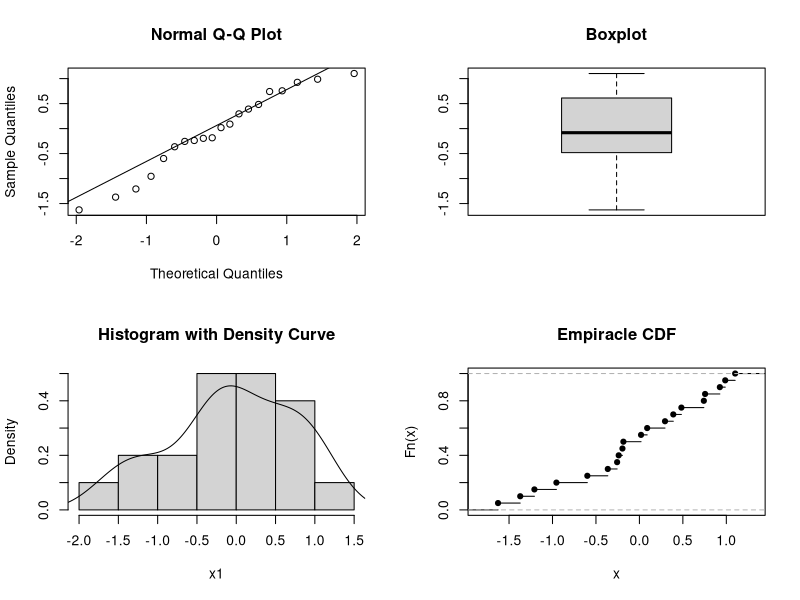
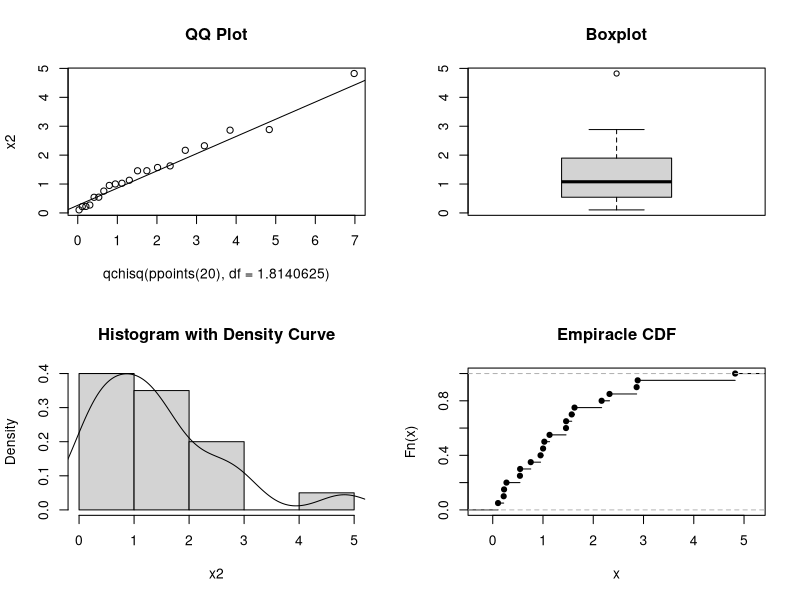
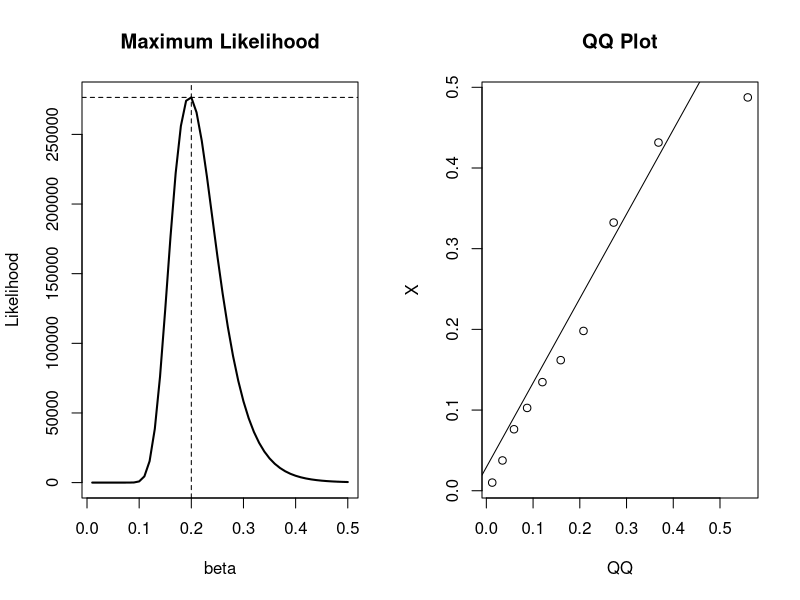

Write R code to recreate these figures, in order.
## ---- chunk 1
library(nortest)
library(MASS)

## Draw some random data
set.seed(10)
x1 = rnorm(20)

## Distribution plots
par(mfrow = c(2, 2))
qqnorm(x1)
qqline(x1)
boxplot(x1, main = "Boxplot")
hist(x1, freq = FALSE, main = "Histogram with Density Curve")
lines(density(x1))
plot(ecdf(x1), main = "Empiracle CDF")

## ---- chunk 2
## Are the data from a normal distribution?
## Shapiro-Wilk Test
shapiro.test(x1)
## Anderson Darling Test
ad.test(x1)
 ## Kolmogorov-Smirnoff Test
ks.test(x1, 'pnorm')

## ---- chunk 3
## Draw some random data
set.seed(10)
x2 = rchisq(n = 20, 2)

## Estimate the DF parameter by maximum likelihood
fitdistr(x = x2, dchisq, start = list(df = 2))

## Input the estimate from MLE
ks.test(x = x2, y = pchisq, df = 1.8140625)

## Distribution plots
par(mfrow = c(2, 2))
qqplot(qchisq(ppoints(20), df = 1.8140625), x2, main = "QQ Plot")
qqline(x2, distribution = function(p) qchisq(p, df = 1.8140625))
boxplot(x2, main = "Boxplot")
hist(x2, freq = FALSE, main = "Histogram with Density Curve")
lines(density(x2))
plot(ecdf(x2), main = "Empiracle CDF")

## ---- chunk 4

## Generate data from the exponential distribution with mean = 1/5
set.seed(1000)
X = rexp(n = 20, rate = 5)

## sample size and range of betas to test
n = 20; beta = seq(.01, .5, by = .01)

## Liklihood function
Likelihood = (1/beta)^n * exp(-1/beta * sum(X))

## Maximum Likelihood
(mle = max(Likelihood))
(mle.beta = beta[which(Likelihood == mle)])

## Statistical test for how well the specified distribution fits the data
ks.test(x = X, y = "pexp", rate = 1/mle.beta)

par(mfrow = c(1, 2))

## Plot the maximum likelihood
plot(x = beta, y = Likelihood, type = "l", main = "Maximum Likelihood", lwd = 2)
abline(h = mle, v = mle.beta, lty = 2)

## QQplot for assessing distribution fit visually
qqplot(qexp(ppoints(10), rate = 1/mle.beta), X, xlab = "QQ", main = "QQ Plot")
qqline(X, distribution = function(p) qexp(p, rate = 1/mle.beta))
